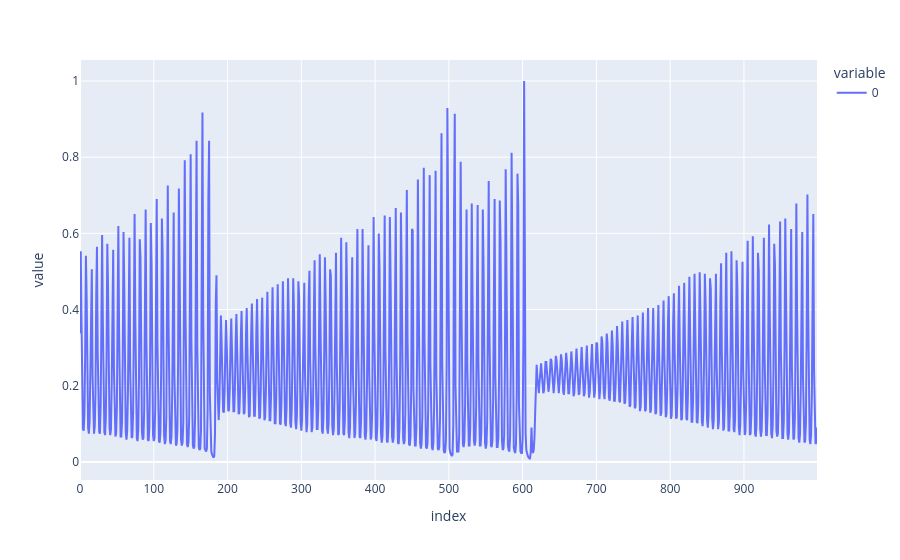

Notebook source saved alongside this figure:
### Code cell
Xtrain = data['Xtrain']/255

import plotly.express as px

px.line(Xtrain)

### Figure 1 — Plotly figure (JSON) as saved in the notebook; plotly's stock layout.template omitted (floating-point values rounded to 4 significant figures; data arrays with more than 128 entries replaced by an {"elided": "..."} marker saying what was removed)
{"data": [{"hovertemplate": "variable=0<br>index=%{x}<br>value=%{y}<extra></extra>", "legendgroup": "0", "line": {"color": "#636efa", "dash": "solid"}, "marker": {"symbol": "circle"}, "mode": "lines", "name": "0", "orientation": "v", "showlegend": true, "type": "scatter", "x": {"elided": "1000 int values"}, "xaxis": "x", "y": {"elided": "1000 float values"}, "yaxis": "y"}], "layout": {"legend": {"title": {"text": "variable"}, "tracegroupgap": 0}, "margin": {"t": 60}, "xaxis": {"anchor": "y", "domain": [0, 1], "title": {"text": "index"}}, "yaxis": {"anchor": "x", "domain": [0, 1], "title": {"text": "value"}}}}
